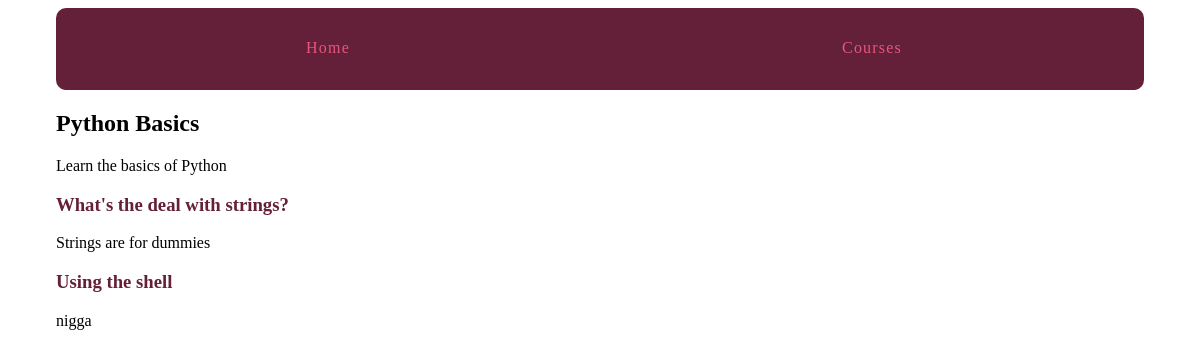
The page /courses/1/ on the database its author committed.
### courses/models.py (models this page shows, shortened)
class Course(models.Model):
    created_at = models.DateTimeField(auto_now_add=True)
    title = models.CharField(max_length=255)
    description = models.TextField(max_length=1000)

class Step(models.Model):
    title = models.CharField(max_length=255)
    description = models.TextField()
    order = models.IntegerField(default=0)
    course = models.ForeignKey(Course, on_delete=models.CASCADE)
    content = models.TextField(blank=True, default='')
    class Meta:
        ordering = ['order', ]

### courses/views.py (the view)
# urls.py: url(r"(?P<pk>\d+)/$", views.course_detail, name="detail"),
def course_detail(request, pk):
    course = get_object_or_404(Course, pk=pk)
    return render(request, 'courses/course_detail.html', {'course': course})

### courses/templates/courses/course_detail.html (shortened to what this page needs)
<!DOCTYPE html>
{% extends "layout.html" %}
{% block content %}
<article>
    <h2>
        {{ course.title }}
    </h2>
    {{ course.description }}
    <section>
        {% for step in course.step_set.all %}
        <h3>
            <a href = '{% url "courses:steps" course_pk=step.course.pk step_pk=step.pk %}'>
                {{ step.title }}
            </a>
        </h3>
        {{ step.description}}
        {% endfor %}
    </section>
</article>
{% endblock %}

### assets/css/layout.css (style rules this page uses)
html { box-sizing: border-box; }
*, *::after, *::before { box-sizing: inherit; }
article h2 a, article h3 a { color: #642039; text-decoration: none; }

### rows shown on the page
Course: title "Python Basics", description "Learn the basics of Python"
Step: title "What's the deal with strings?", description "Strings are for dummies"
Step: title "Using the shell", description "nigga"
